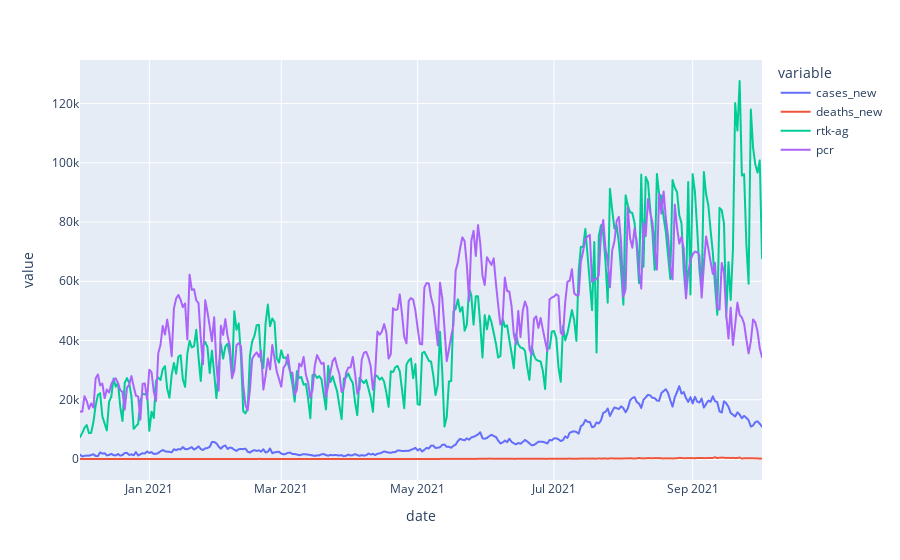

Notebook source saved alongside this figure:
### Code cell
fig = px.line(df_all, x='date', y=['cases_new', 'deaths_new', 'rtk-ag', 'pcr'])
fig.show()

### Figure 1 — Plotly figure (JSON) as saved in the notebook; plotly's stock layout.template omitted (floating-point values rounded to 4 significant figures; data arrays with more than 128 entries replaced by an {"elided": "..."} marker saying what was removed)
{"data": [{"hovertemplate": "variable=cases_new<br>date=%{x}<br>value=%{y}<extra></extra>", "legendgroup": "cases_new", "line": {"color": "#636efa", "dash": "solid"}, "marker": {"symbol": "circle"}, "mode": "lines", "name": "cases_new", "showlegend": true, "type": "scattergl", "x": {"elided": "306 str values"}, "xaxis": "x", "y": {"elided": "306 int values"}, "yaxis": "y"}, {"hovertemplate": "variable=deaths_new<br>date=%{x}<br>value=%{y}<extra></extra>", "legendgroup": "deaths_new", "line": {"color": "#EF553B", "dash": "solid"}, "marker": {"symbol": "circle"}, "mode": "lines", "name": "deaths_new", "showlegend": true, "type": "scattergl", "x": {"elided": "306 str values"}, "xaxis": "x", "y": {"elided": "306 int values"}, "yaxis": "y"}, {"hovertemplate": "variable=rtk-ag<br>date=%{x}<br>value=%{y}<extra></extra>", "legendgroup": "rtk-ag", "line": {"color": "#00cc96", "dash": "solid"}, "marker": {"symbol": "circle"}, "mode": "lines", "name": "rtk-ag", "showlegend": true, "type": "scattergl", "x": {"elided": "306 str values"}, "xaxis": "x", "y": {"elided": "306 int values"}, "yaxis": "y"}, {"hovertemplate": "variable=pcr<br>date=%{x}<br>value=%{y}<extra></extra>", "legendgroup": "pcr", "line": {"color": "#ab63fa", "dash": "solid"}, "marker": {"symbol": "circle"}, "mode": "lines", "name": "pcr", "showlegend": true, "type": "scattergl", "x": {"elided": "306 str values"}, "xaxis": "x", "y": {"elided": "306 int values"}, "yaxis": "y"}], "layout": {"legend": {"title": {"text": "variable"}, "tracegroupgap": 0}, "margin": {"t": 60}, "xaxis": {"anchor": "y", "domain": [0, 1], "title": {"text": "date"}}, "yaxis": {"anchor": "x", "domain": [0, 1], "title": {"text": "value"}}}}
